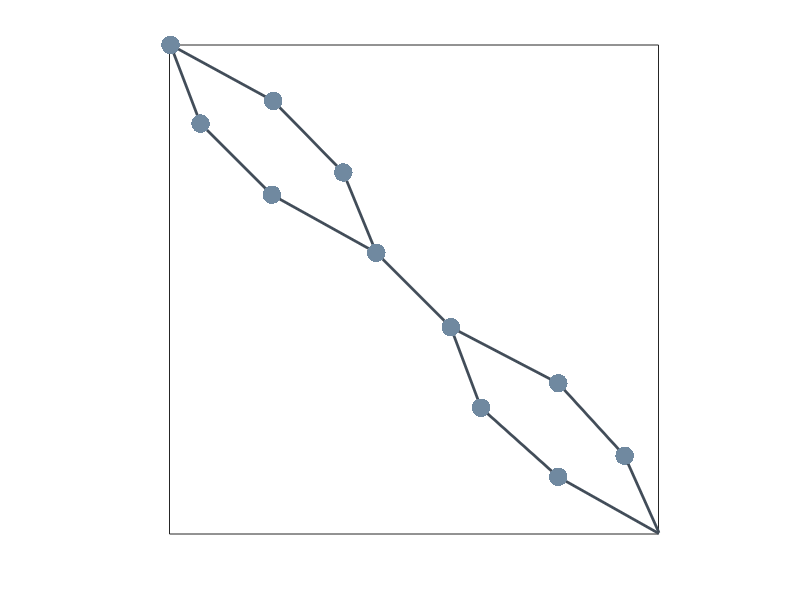

Source code (MATLAB):
G = [0 1 0 0 0 1 1 0 0 0 0 0;1 0 1 0 0 0 0 0 0 0 0 0;0 1 0 1 0 0 0 0 0 0 0 0;0 0 1 0 1 0 0 0 0 0 0 0;0 0 0 1 0 1 0 0 0 0 0 0;1 0 0 0 1 0 0 0 0 0 0 0;1 0 0 0 0 0 0 1 0 0 0 1;0 0 0 0 0 0 1 0 1 0 0 0;0 0 0 0 0 0 0 1 0 1 0 0;0 0 0 0 0 0 0 0 1 0 1 0;0 0 0 0 0 0 0 0 0 1 0 1;0 0 0 0 0 0 1 0 0 0 1 0];
nodePos = [0.42290560368921215,0.5751063496108683;0.35537486025712717,0.7394434533728022;0.21227815818893264,0.8856080061163281;0.0020350055897151997,1.0003087569347786;0.06345199832308573,0.8392846640920586;0.20916887926215794,0.6938650487149832;0.5751205282280603,0.4230019015506459;0.6370615567356065,0.2580766893415145;0.7948312604807157,0.11679343670972908;1.0020350055897151,0.000308756934778609;0.9306263974287313,0.15994099311913107;0.7951107462269422,0.3082619435023818];

SCREEN_SIZE = [0 1 0 1];
NODE_SIZE = 40;
EDGE_SIZE = 2;
BG_COLOR = [26 29 31]./255;
NODE_COLOR = [112 137 160]./255;
EDGE_COLOR = [66 77 89]./255;
plot([-100,-100],[-100,-100],'.','MarkerEdgeColor',BG_COLOR);
hold on
axis equal
axis(SCREEN_SIZE)
whitebg(BG_COLOR);
set(gca,'XTick',[]);
set(gca,'YTick',[]);

for i = 1:size(G,1)
    for j = i + 1:size(G,2)
		if(G(i,j) == 1)
    		line(nodePos([i,j],1),nodePos([i,j],2),'Color',EDGE_COLOR,'LineWidth',EDGE_SIZE)
		end
    end
end

plot(nodePos(:,1), nodePos(:,2), '.',...
    'MarkerSize',NODE_SIZE,...
    'MarkerEdgeColor',NODE_COLOR);
hold off